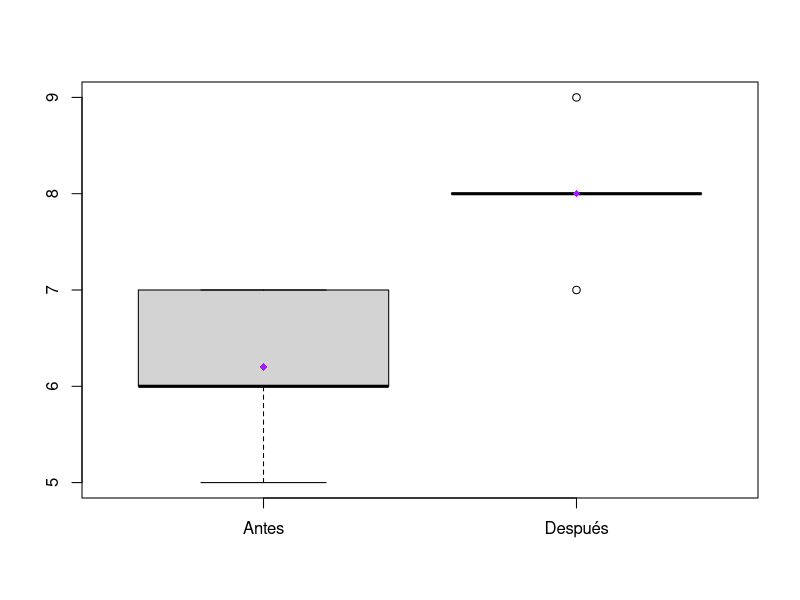
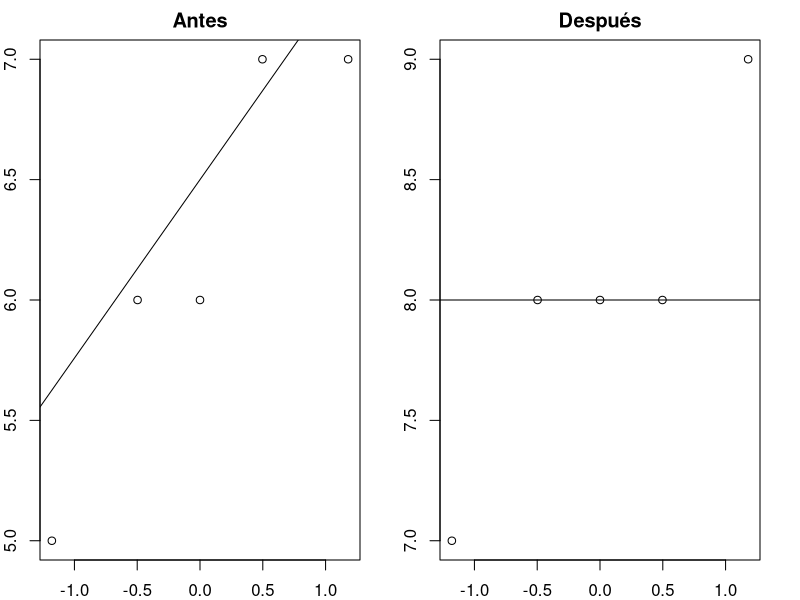

Source code (R) for these figures, in order:
# Datos
antes <- c(7, 6, 5, 6, 7)
despues <- c(8, 7, 8, 8, 9)


# Prueba t para muestras pareadas
t.test(antes, despues, paired = TRUE)


boxplot(antes, despues, names = c("Antes", "Después"))
medias <- c(mean(antes), mean(despues))
points(medias, pch = 18, col = "purple")


par(mar = c(2, 2, 2, 2))
par(mfrow = c(1, 2))

qqnorm(antes, xlab = "", ylab = "", main = "Antes")
qqline(antes)

qqnorm(despues, xlab = "", ylab = "", main = "Después")
qqline(despues)
